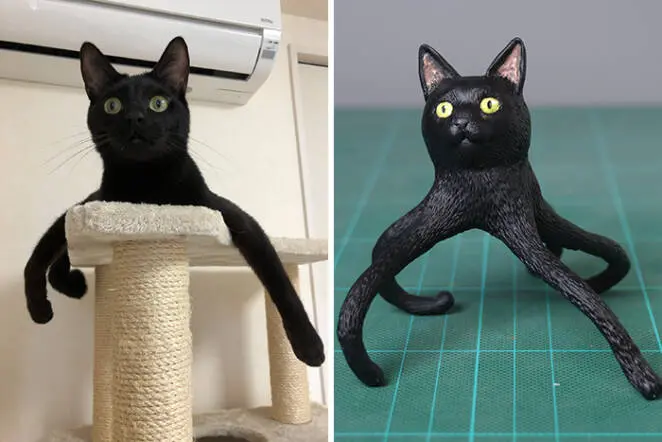
#> input picture octocat.png, 662 x 442 px
$ python ex1_main.py   (older library calls are emulated)
#> lines starting #> are read from the running program, lines starting #| are printed output that depends on the picture; long printed decimals are rounded
### ex1_utils.py
"""
        '########:'##::::'##::::'##:::
         ##.....::. ##::'##:::'####:::
         ##::::::::. ##'##::::.. ##:::
         ######:::::. ###::::::: ##:::
         ##...:::::: ## ##:::::: ##:::
         ##:::::::: ##:. ##::::: ##:::
         ########: ##:::. ##::'######:
        ........::..:::::..:::......::
"""
from typing import List
import numpy as np
import matplotlib.pyplot as plt
import math

import cv2

LOAD_GRAY_SCALE = 1
LOAD_RGB = 2


def myID() -> np.int_:
    """
    Return my ID (not the friend's ID I copied from)
    :return: int
    """
    return 324076066


def imReadAndConvert(filename: str, representation: int) -> np.ndarray:
    path = filename

    src = cv2.imread(path)

    if representation == LOAD_GRAY_SCALE:
            image = cv2.cvtColor(src, cv2.COLOR_BGRA2GRAY)
    elif representation == LOAD_RGB:
            image = cv2.cvtColor(src, cv2.COLOR_BGRA2RGB)
    else:
        raise Exception("invalid representation code")

    normalized = cv2.normalize(image, None, 0, 1, cv2.NORM_MINMAX, dtype=cv2.CV_32F)

    return normalized


def imDisplay(filename: str, representation: int):

    image = imReadAndConvert(filename, representation)

    if representation == LOAD_GRAY_SCALE:
        plt.imshow(image, cmap="gray")
    else:
        plt.imshow(image)


def transformRGB2YIQ(imgRGB: np.ndarray) -> np.ndarray:

    matrix = np.array([[0.299, 0.587, 0.114],
                        [0.59590059, -0.27455667, -0.32134392],
                        [0.21153661, -0.52273617, 0.31119955]])

    OrigShape = imgRGB.shape
    return np.dot(imgRGB.reshape(-1, 3), matrix.transpose()).reshape(OrigShape)


def transformYIQ2RGB(imgYIQ: np.ndarray) -> np.ndarray:
    matrix = np.array([[0.299, 0.587, 0.114],
                        [0.59590059, -0.27455667, -0.32134392],
                        [0.21153661, -0.52273617, 0.31119955]])
    OrigShape = imgYIQ.shape
    return np.dot(imgYIQ.reshape(-1, 3), np.linalg.inv(matrix).transpose()).reshape(OrigShape)


def hsitogramEqualize(imgOrig: np.ndarray) -> (np.ndarray, np.ndarray, np.ndarray):

    width = imgOrig.shape[0]
    height = imgOrig.shape[1]

    isrgb = imgOrig.ndim == 3
    if isrgb:
        img = transformRGB2YIQ(imgOrig)[:, :, 0]
        img = np.int32(np.floor(img * 255)).flatten()
    else:
        img = np.int32(np.floor(imgOrig * 255)).flatten()

    hist = np.histogram(img, bins=256, range=(0, 256))
    cumsum = np.cumsum(hist[0])
    pixel_amount = len(img)
    LUT = [(cumsum[i] / pixel_amount * 255) for i in range(0, len(cumsum))]

    for i in range(0, len(img)):
        img[i] = LUT[img[i]]

    img = img.reshape(width, height)
    histEQ = np.histogram(img, bins=256, range=(0, 256))

    if isrgb:
        img = cv2.normalize(img, None, 0, 1, cv2.NORM_MINMAX, dtype=cv2.CV_32F)
        imgYIQ = transformRGB2YIQ(imgOrig)
        imgYIQ[:, :, 0] = img
        img = imgYIQ
        img = transformYIQ2RGB(img)

    return img, hist[0], histEQ[0]


def quantizeImage(imOrig: np.ndarray, nQuant: int, nIter: int) -> (List[np.ndarray], List[float]):

    img = imOrig.copy()

    width = imOrig.shape[0]
    height = imOrig.shape[1]

    isrgb = imOrig.ndim == 3
    if isrgb:
        img = transformRGB2YIQ(img)[:, :, 0]
        img = np.int32(np.floor(img * 255)).flatten()
    else:
        img = np.int32(np.floor(img * 255)).flatten()

    imOrig_compare = img.copy()

    imgs = []
    errors = []

    # initialize z to have boundaries of size 256 / nQuant
    z = []
    for i in range(0, nQuant):
        z.append(math.floor(i * (256 / nQuant)))
    z.append(255)

    hist = np.histogram(img, bins=256, range=(0, 256))

    plt.figure()
    plt.plot(hist[0], 'r')
    plt.show()

    for i in range(0, nIter):

        q = []

        for j in range(0, nQuant):
            start_index = z[j]
            end_index = z[j + 1]

            partition_values = hist[0][start_index:end_index]
            partition_indexes = hist[1][start_index:end_index]

            mean_index = np.average(partition_indexes, weights=partition_values)

            q.append(mean_index)

        # change every value in z to be in between 2 consecutive q values
        for j in range(len(q) - 1):
            z[j + 1] = round((q[j] + q[j + 1]) / 2)

        imgnew = imOrig_compare.copy()
        for j in range(len(z) - 1):
            imgnew[imOrig_compare >= z[j]] = q[j]

        error = np.sqrt(np.sum(np.power(imOrig_compare - imgnew, 2))) / (height * width)
        errors.append(error)

        if not isrgb:
            imgnew = imgnew.reshape(width, height)
        else:
            imgnew = cv2.normalize(imgnew, None, 0, 1, cv2.NORM_MINMAX, dtype=cv2.CV_32F)
            imgYIQ = transformRGB2YIQ(imOrig)
            imgYIQ[:, :, 0] = imgnew.reshape((width, height))
            imgnew = imgYIQ
            imgnew = transformYIQ2RGB(imgnew)

        imgs.append(imgnew.copy())

    return imgs, errors

### gamma.py
"""
        '########:'##::::'##::::'##:::
         ##.....::. ##::'##:::'####:::
         ##::::::::. ##'##::::.. ##:::
         ######:::::. ###::::::: ##:::
         ##...:::::: ## ##:::::: ##:::
         ##:::::::: ##:. ##::::: ##:::
         ########: ##:::. ##::'######:
        ........::..:::::..:::......::
"""
from ex1_utils import *
import matplotlib.pyplot as plt
from matplotlib.widgets import Slider, Button
import numpy as np


def gammaDisplay(img_path: str, rep: int):
    gamma = 1
    img_subplot, slider_subplot = plt.subplots()
    img_subplot.subplots_adjust(left=0.25)
    axamp = img_subplot.add_axes([0.1, 0.25, 0.0225, 0.63])
    gamma_slider = Slider(
        ax=axamp,
        label="Gamma",
        valmin=0.1,
        valmax=2,
        valinit=gamma,
        orientation="vertical"
    )

    isrgb = rep != LOAD_GRAY_SCALE

    if not isrgb:
        img = imReadAndConvert(img_path, LOAD_GRAY_SCALE)
        img = np.power(img, 1 / gamma)
    else:
        img = imReadAndConvert(img_path, LOAD_RGB)
        img = transformRGB2YIQ(img)
        img[:, :, 0] = np.power(img[:, :, 0], 1 / gamma)
        img = transformYIQ2RGB(img)

    plt.subplot(111)
    plt.imshow(img, cmap="gray")

    if isrgb:
        imDisplay(img_path, LOAD_RGB)
    else:
        imDisplay(img_path, LOAD_GRAY_SCALE)

    # [6 lines left out: function update_gamma, not called in this run]

    gamma_slider.on_changed(update_gamma)
    plt.show()


def main():
    gammaDisplay('big-cute-eyes-cat.png', LOAD_RGB)


# [2 lines that do not run on import are left out]

### ex1_main.py
from ex1_utils import *
from gamma import gammaDisplay
import numpy as np
import matplotlib.pyplot as plt
import time

def histEqDemo(img_path: str, rep: int):
    img = imReadAndConvert(img_path, rep)
    imgeq, histOrg, histEq = hsitogramEqualize(img)

    # Display cumsum
    cumsum = np.cumsum(histOrg)
    cumsumEq = np.cumsum(histEq)
    plt.gray()
    plt.plot(range(256), cumsum, 'r')
    plt.plot(range(256), cumsumEq, 'g')

    # Display the images
    plt.figure()
    plt.imshow(img)

    plt.figure()
    plt.imshow(imgeq)
    plt.show()


def quantDemo(img_path: str, rep: int):
    img = imReadAndConvert(img_path, rep)
    st = time.time()

    img_lst, err_lst = quantizeImage(img, 5, 20)

    print("Time:%.2f" % (time.time() - st))
    print("Error 0:\t %f" % err_lst[0])
    print("Error last:\t %f" % err_lst[-1])

    plt.gray()
    plt.imshow(img_lst[0])
    plt.figure()
    plt.imshow(img_lst[-1])

    plt.figure()
    plt.plot(err_lst, 'r')
    plt.show()


def main():
    print("ID:", myID())
    img_path = 'octocat.png'

    # # Basic read and display
    imDisplay(img_path, LOAD_GRAY_SCALE)
#> in imReadAndConvert, src is the input picture: shape (442, 662, 3); mean B, G, R 126.6, 134.6, 125.9
    imDisplay(img_path, LOAD_RGB)

    # # Convert Color spaces
    img = imReadAndConvert(img_path, LOAD_RGB)
    yiq_img = transformRGB2YIQ(img)
    f, ax = plt.subplots(1, 2)
    ax[0].imshow(img)
    ax[1].imshow(yiq_img)
    plt.show()

    # Image histEq
    histEqDemo(img_path, LOAD_GRAY_SCALE)
#> in hsitogramEqualize, `cumsum = np.cumsum(hist[0])`: cumsum = 256 values from 58 to 292604
#> in hsitogramEqualize, `pixel_amount = len(img)`: pixel_amount = 292604
#> in hsitogramEqualize, `LUT = [(cumsum[i] / pixel_amount * 255) for i in range(0, len(cumsum))]`: LUT = 256 values from 0.0505 to 255
#> in hsitogramEqualize, `img = img.reshape(width, height)`:
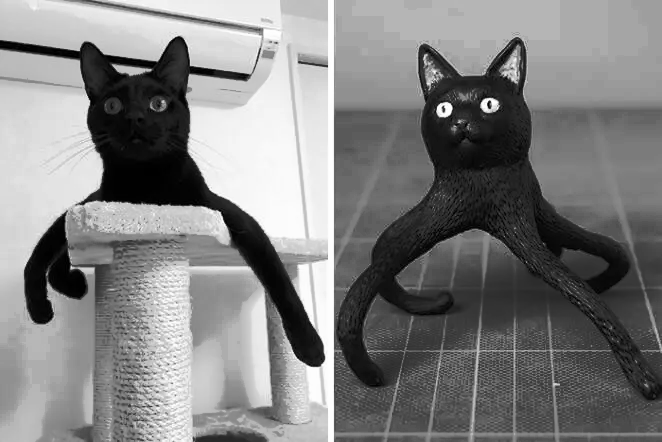
#> img: shape (442, 662) int32; min 0, max 255, mean 127.9
#> in histEqDemo, `imgeq, histOrg, histEq = hsitogramEqualize(img)`: histOrg = 256 values, max 8321 at index 159, min 58 at index 0, mean 1143; histEq = 256 values, max 8321 at index 181, min 0 at index 16, mean 1143
#> in histEqDemo, `cumsum = np.cumsum(histOrg)`: cumsum = 256 values from 58 to 292604
#> in histEqDemo, `cumsumEq = np.cumsum(histEq)`: cumsumEq = 256 values from 338 to 292604
    histEqDemo(img_path, LOAD_RGB)
#> in transformYIQ2RGB, `return np.dot(imgYIQ.reshape(-1, 3), np.linalg.inv(matrix).transpose()..`:
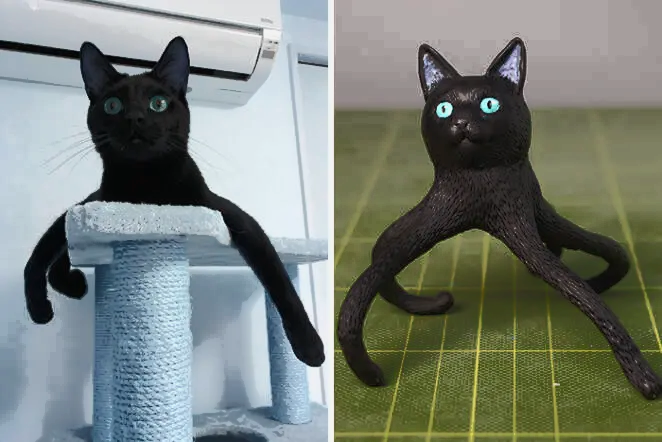
#> returned value: shape (442, 662, 3) float64; mean of channels 0, 1, 2 0.481, 0.515, 0.484; drawn with min black and max white

    # Image Quantization
    quantDemo(img_path, LOAD_GRAY_SCALE)
#> the loop in quantizeImage, `for i in range(0, nIter): ` made 20 passes
#> error on passes 1 to 8: 0.0247, 0.0232, 0.023, 0.023, 0.023, 0.023, 0.023, 0.023
#> pass 1, in quantizeImage, `imgnew = imgnew.reshape(width, height)`:
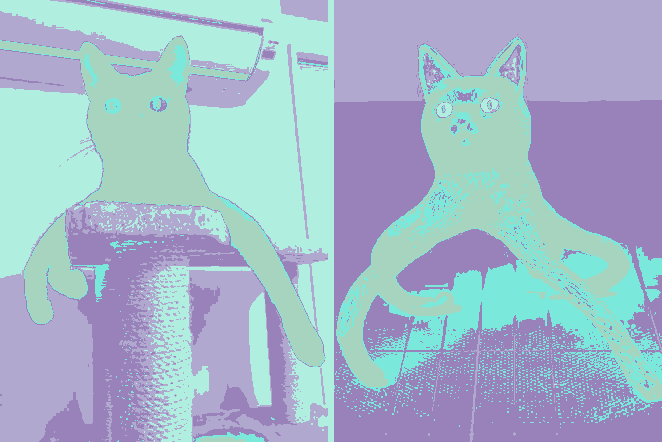
#> imgnew: shape (442, 662) int32; 5 distinct labels, from 25 to 221; one colour per label, 0 black
#> after the loop in quantizeImage, `for i in range(0, nIter):`:
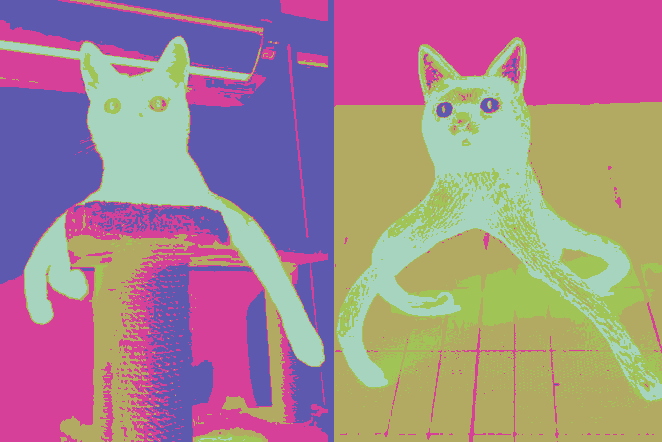
#> imgnew: shape (442, 662) int32; 5 distinct labels, from 24 to 216; one colour per label, 0 black
#> after the loop in quantizeImage, `for i in range(0, nIter):`: errors = [0.0247, 0.0232, 0.023, 0.023, 0.023, 0.023, 0.023, 0.023, 0.023, 0.023, 0.023, 0.023, 0.023, 0.023, 0.023, 0.023, 0.023, 0.023, 0.023, 0.023]; imgs = 20 items; z = [0, 49, 95, 137, 187, 255]
#> in quantDemo, `img_lst, err_lst = quantizeImage(img, 5, 20)`: img_lst = 20 items; err_lst has the same summary as errors in quantizeImage
#| Error 0:	 0.02467
#| Error last:	 0.02296
    quantDemo(img_path, LOAD_RGB)
#> call 2 of quantizeImage, with nQuant = 5, nIter = 20
#> the loop in quantizeImage (call 2), `for i in range(0, nIter): ` made 20 passes
#> after the loop in quantizeImage (call 2), `for i in range(0, nIter):`:
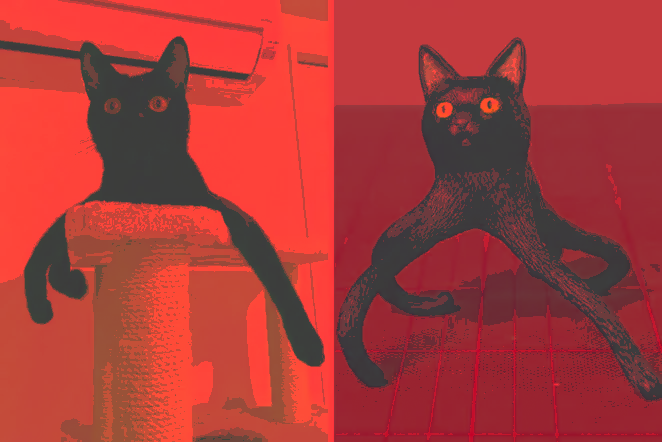
#> imgYIQ: shape (442, 662, 3) float64; mean R, G, B 0.558, -0.0103, -0.017; drawn with min black and max white
#> after the loop in quantizeImage (call 2), `for i in range(0, nIter):`:
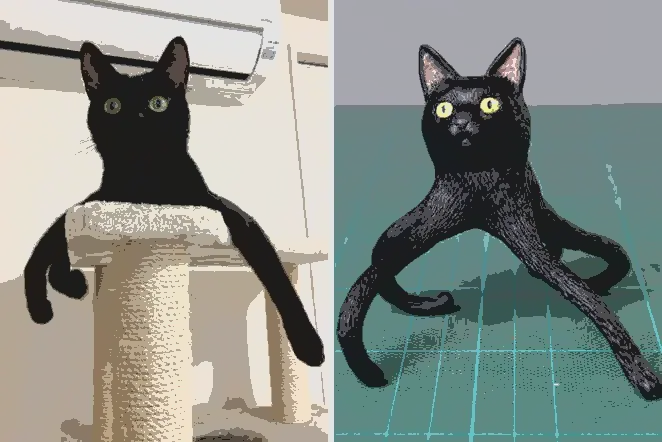
#> imgnew: shape (442, 662, 3) float64; mean R, G, B 0.538, 0.572, 0.541; drawn with min black and max white
#> after the loop in quantizeImage (call 2), `for i in range(0, nIter):`: errors = [0.0251, 0.0234, 0.023, 0.023, 0.023, 0.023, 0.023, 0.023, 0.023, 0.023, 0.023, 0.023, 0.023, 0.023, 0.023, 0.023, 0.023, 0.023, 0.023, 0.023]; z = [0, 47, 93, 136, 187, 255]
#| Error 0:	 0.02509
#| Error last:	 0.02301

    # Gamma
    gammaDisplay(img_path, LOAD_GRAY_SCALE)
#> in gammaDisplay, `plt.show()`:
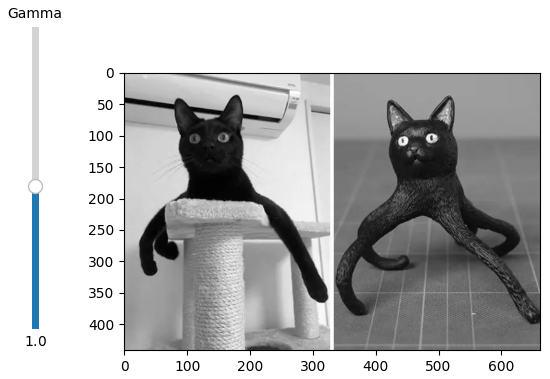
#> figure drawn by matplotlib, 2 panels


if __name__ == '__main__':
    main()

$ run again, with bac_con.png copied over octocat.png
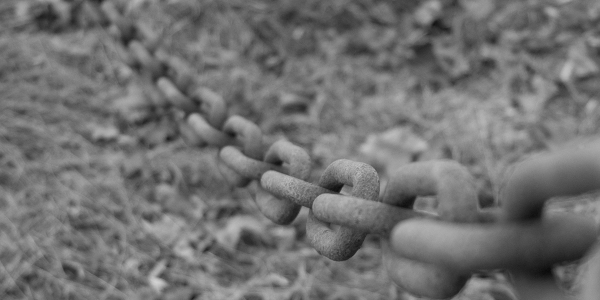
#> input picture bac_con.png, 600 x 300 px
#> in imReadAndConvert, src is the input picture: shape (300, 600, 3); min 11, max 210, mean 113.4
#> normalized: shape (300, 600, 3) float32
#> in hsitogramEqualize, `cumsum = np.cumsum(hist[0])`: cumsum = 256 values from 0 to 179996
#> pixel_amount = 180000
#> LUT = 256 values from 0 to 255
#> histOrg = 256 values, max 2753 at index 137, min 0 at index 0, mean 703.1; histEq = 256 values, max 2753 at index 139, min 0 at index 19, mean 703.1
#> in histEqDemo, `cumsum = np.cumsum(histOrg)`: cumsum = 256 values from 0 to 179996
#> cumsumEq = 256 values from 669 to 180000
#> the loop in quantizeImage, `for i in range(0, nIter): ` made 20 passes
#> error on passes 1 to 8: 0.0298, 0.0271, 0.0253, 0.0245, 0.024, 0.0238, 0.0238, 0.0237
#> after the loop in quantizeImage, `for i in range(0, nIter):`:
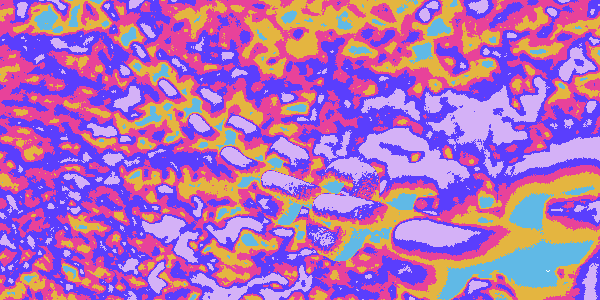
#> imgnew: shape (300, 600) int32; 6 distinct labels, from -1 to 183; one colour per label, 0 black, -1 white
#> after the loop in quantizeImage, `for i in range(0, nIter):`: errors = [0.0298, 0.0271, 0.0253, 0.0245, 0.024, 0.0238, 0.0238, 0.0237, 0.0237, 0.0237, 0.0237, 0.0237, 0.0237, 0.0237, 0.0237, 0.0237, 0.0237, 0.0237, 0.0237, 0.0237]; imgs = 20 items; z = [0, 73, 109, 138, 168, 255]
#> img_lst = 20 items; err_lst has the same summary as errors in quantizeImage
#| Error 0:	 0.02984
#| Error last:	 0.0237
#> the loop in quantizeImage (call 2), `for i in range(0, nIter): ` made 20 passes
#| Error 0:	 0.02984
#| Error last:	 0.0237
#> in gammaDisplay, `plt.show()`:
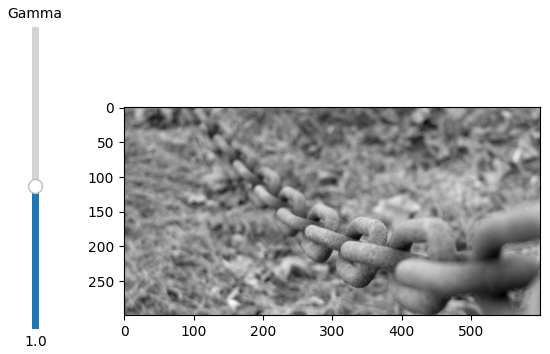
#> figure drawn by matplotlib, 2 panels
